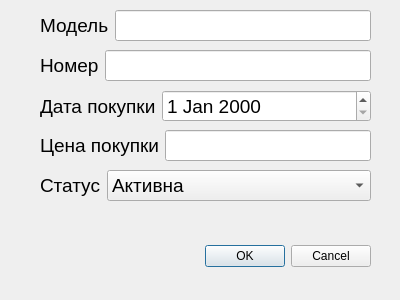
<?xml version="1.0" encoding="UTF-8"?>
<ui version="4.0">
 <class>AddCarDialog</class>
 <widget class="QDialog" name="AddCarDialog">
  <property name="geometry">
   <rect>
    <x>0</x>
    <y>0</y>
    <width>400</width>
    <height>300</height>
   </rect>
  </property>
  <property name="windowTitle">
   <string>Dialog</string>
  </property>
  <widget class="QDialogButtonBox" name="buttonBox">
   <property name="geometry">
    <rect>
     <x>30</x>
     <y>240</y>
     <width>341</width>
     <height>32</height>
    </rect>
   </property>
   <property name="orientation">
    <enum>Qt::Horizontal</enum>
   </property>
   <property name="standardButtons">
    <set>QDialogButtonBox::Cancel|QDialogButtonBox::Ok</set>
   </property>
  </widget>
  <widget class="QWidget" name="formLayoutWidget">
   <property name="geometry">
    <rect>
     <x>40</x>
     <y>10</y>
     <width>331</width>
     <height>38</height>
    </rect>
   </property>
   <layout class="QFormLayout" name="formLayout">
    <item row="0" column="1">
     <widget class="QLineEdit" name="modelLineEdit">
      <property name="font">
       <font>
        <pointsize>14</pointsize>
       </font>
      </property>
     </widget>
    </item>
    <item row="0" column="0">
     <widget class="QLabel" name="modelLabel">
      <property name="font">
       <font>
        <pointsize>14</pointsize>
       </font>
      </property>
      <property name="text">
       <string>Модель</string>
      </property>
     </widget>
    </item>
   </layout>
  </widget>
  <widget class="QWidget" name="formLayoutWidget_2">
   <property name="geometry">
    <rect>
     <x>40</x>
     <y>50</y>
     <width>331</width>
     <height>38</height>
    </rect>
   </property>
   <layout class="QFormLayout" name="formLayout_2">
    <item row="0" column="0">
     <widget class="QLabel" name="plateLabel">
      <property name="font">
       <font>
        <pointsize>14</pointsize>
       </font>
      </property>
      <property name="text">
       <string>Номер</string>
      </property>
     </widget>
    </item>
    <item row="0" column="1">
     <widget class="QLineEdit" name="plateLineEdit">
      <property name="font">
       <font>
        <pointsize>14</pointsize>
       </font>
      </property>
     </widget>
    </item>
   </layout>
  </widget>
  <widget class="QWidget" name="formLayoutWidget_3">
   <property name="geometry">
    <rect>
     <x>40</x>
     <y>90</y>
     <width>331</width>
     <height>39</height>
    </rect>
   </property>
   <layout class="QFormLayout" name="formLayout_3">
    <item row="0" column="0">
     <widget class="QLabel" name="boughtDateLabel">
      <property name="font">
       <font>
        <pointsize>14</pointsize>
       </font>
      </property>
      <property name="text">
       <string>Дата покупки</string>
      </property>
     </widget>
    </item>
    <item row="0" column="1">
     <widget class="QDateEdit" name="boughtDateDateEdit">
      <property name="font">
       <font>
        <pointsize>14</pointsize>
       </font>
      </property>
     </widget>
    </item>
   </layout>
  </widget>
  <widget class="QWidget" name="formLayoutWidget_4">
   <property name="geometry">
    <rect>
     <x>40</x>
     <y>170</y>
     <width>331</width>
     <height>38</height>
    </rect>
   </property>
   <layout class="QFormLayout" name="formLayout_4">
    <item row="0" column="0">
     <widget class="QLabel" name="statusLabel">
      <property name="font">
       <font>
        <pointsize>14</pointsize>
       </font>
      </property>
      <property name="text">
       <string>Статус</string>
      </property>
     </widget>
    </item>
    <item row="0" column="1">
     <widget class="QComboBox" name="statusComboBox">
      <property name="font">
       <font>
        <pointsize>14</pointsize>
       </font>
      </property>
      <item>
       <property name="text">
        <string>Активна</string>
       </property>
      </item>
      <item>
       <property name="text">
        <string>На починке</string>
       </property>
      </item>
     </widget>
    </item>
   </layout>
  </widget>
  <widget class="QWidget" name="formLayoutWidget_5">
   <property name="geometry">
    <rect>
     <x>40</x>
     <y>130</y>
     <width>331</width>
     <height>38</height>
    </rect>
   </property>
   <layout class="QFormLayout" name="formLayout_5">
    <item row="0" column="0">
     <widget class="QLabel" name="priceLabel">
      <property name="font">
       <font>
        <pointsize>14</pointsize>
       </font>
      </property>
      <property name="text">
       <string>Цена покупки</string>
      </property>
     </widget>
    </item>
    <item row="0" column="1">
     <widget class="QLineEdit" name="priceLineEdit">
      <property name="font">
       <font>
        <pointsize>14</pointsize>
       </font>
      </property>
     </widget>
    </item>
   </layout>
  </widget>
 </widget>
 <resources/>
 <connections>
  <connection>
   <sender>buttonBox</sender>
   <signal>accepted()</signal>
   <receiver>AddCarDialog</receiver>
   <slot>accept()</slot>
   <hints>
    <hint type="sourcelabel">
     <x>248</x>
     <y>254</y>
    </hint>
    <hint type="destinationlabel">
     <x>157</x>
     <y>274</y>
    </hint>
   </hints>
  </connection>
  <connection>
   <sender>buttonBox</sender>
   <signal>rejected()</signal>
   <receiver>AddCarDialog</receiver>
   <slot>reject()</slot>
   <hints>
    <hint type="sourcelabel">
     <x>316</x>
     <y>260</y>
    </hint>
    <hint type="destinationlabel">
     <x>286</x>
     <y>274</y>
    </hint>
   </hints>
  </connection>
 </connections>
</ui>
